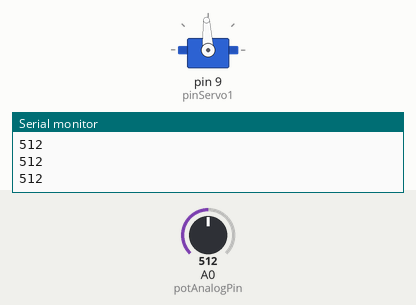
This sketch was run on a simulated Arduino Uno, built with avr-gcc and run on an emulated ATmega328P. Parts: servo, the last lines printed to the serial monitor. Inputs (shaded band) come from the test bench; at power-on: A0 (potAnalogPin) = 512.

Above: at 3.2 s.
3.3 s: A0 (potAnalogPin) set to 716
At 3.8 s:
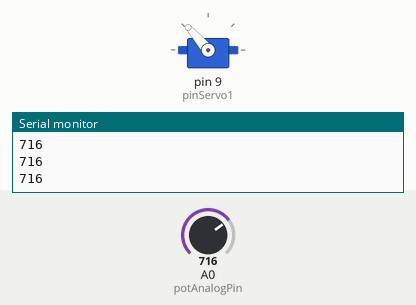
4.8 s: A0 (potAnalogPin) set to 900
At 6.0 s:
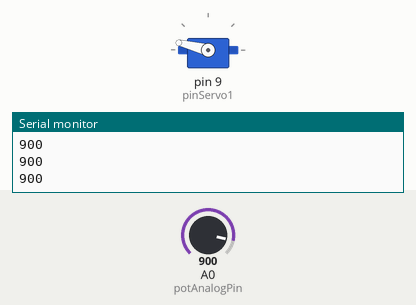
6.3 s: A0 (potAnalogPin) set to 1023
At 7.3 s:
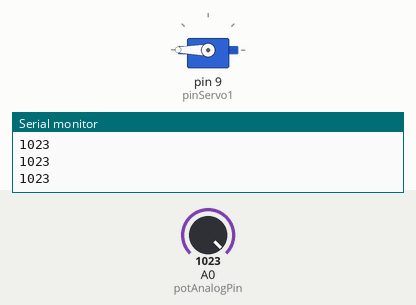
7.8 s: A0 (potAnalogPin) set to 306
At 8.6 s:
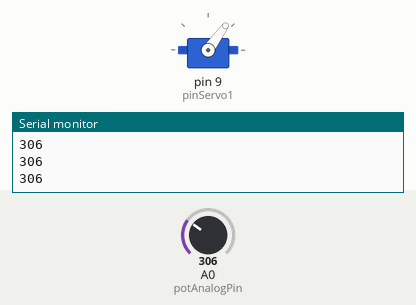
9.3 s: A0 (potAnalogPin) set to 511
At 9.6 s:
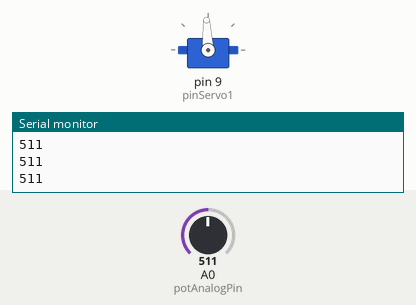
10.8 s: A0 (potAnalogPin) set to 0
At 11.8 s:
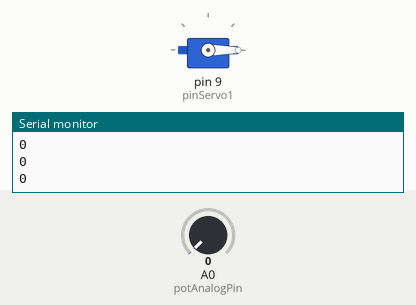
Timing chart, 0 to 13.3 s (numbered marks = the images above; inputs shaded):
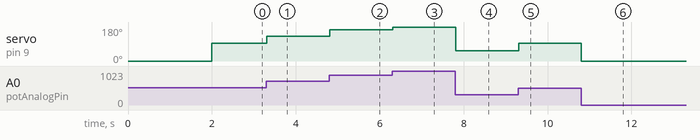

Measured:
- after the input at 3.3 s, servo on pin 9 (pinServo1): 93° → 131° at once
- after the input at 4.8 s, servo on pin 9 (pinServo1): 131° → 166° at once
- after the input at 6.3 s, servo on pin 9 (pinServo1): 166° → 180° at once
- after the input at 7.8 s, servo on pin 9 (pinServo1): 180° → 54° at once
- after the input at 9.3 s, servo on pin 9 (pinServo1): 54° → 93° at once
- after the input at 10.8 s, servo on pin 9 (pinServo1): 93° → 0° at once

The sketch:

Standard_Servo_Example.ino
```cpp
// This Example code is for use with the Controlling a Standard Servomotor exercise
//

// Include the servo library to allow for connection and control of servo motors
#include <Servo.h>

// define the macro pinServo1 as 9, to use for connecting the servo to pin 9
#define pinServo1 9

// Declare a servo motor class variable servo 1
Servo servo1;
int potAnalogPin = 0; // FSR is connected to analog 0
int potReading;      // the analog reading from the FSR resistor divider
int calibrated;

// -------------------------------------
// Setup function
void setup()
{
  Serial.begin(9600);
  // "attach"  servo 1 to the defined pin
  servo1.attach(pinServo1);
  servo1.write(0);
  // Alternte command for setting the neutral position
  delay(2000);
}

// -------------------------------------
// Loop Function
void loop()
{
  potReading = analogRead(potAnalogPin);
  Serial.println(potReading);
  if (potReading<512){
    calibrated = map(potReading*1, 0, 511, 500, 1500);
  }else{
    calibrated = map(potReading*1, 512, 1023, 1500, 2500);
  }
  servo1.writeMicroseconds(calibrated);


}
```
